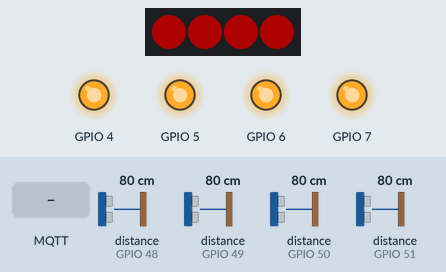
Bench run of a sketch on a simulated ESP32. Shown: 4 RGB LEDs in strip order, left to right, output pins drawn as LEDs (lit = HIGH). The inputs (shaded band) are chosen by the test bench; at power-on: distance to the obstacle (sensors on GPIO 48, GPIO 51, GPIO 49, GPIO 50) 80 cm. Dim RGB values are drawn brighter than linear; WiFi joins after 1.5 s; servers stay silent unless stated; no MQTT or app messages arrive unless stated; what the sketch prints to the serial monitor is not drawn.

Above: at 9.2 s.
9.3 s: distance to the obstacle (sensor on GPIO 48) set to 18 cm
At 10.0 s:
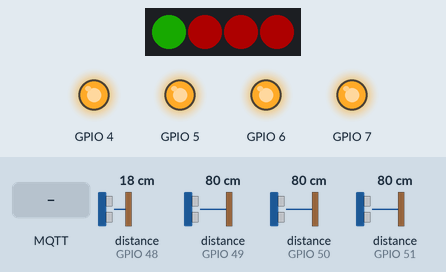
10.9 s: distance to the obstacle (sensor on GPIO 51) set to 18 cm
At 11.5 s:
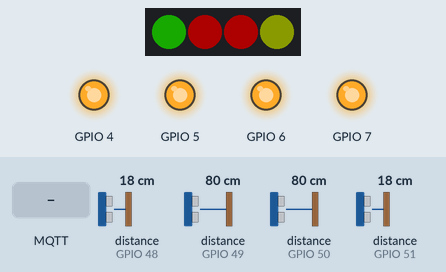
12.7 s: distance to the obstacle (sensor on GPIO 48) set to 250 cm
At 13.9 s:
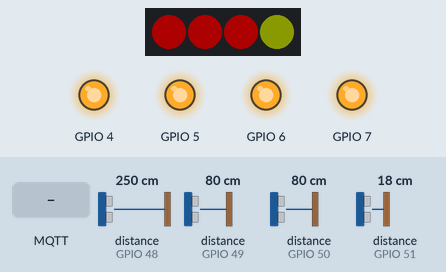
14.2 s: MQTT message "reset" arrives on the first subscribed topic
At 16.15 s:
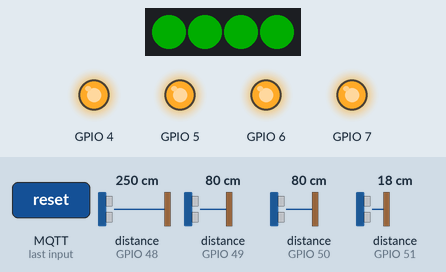
17.2 s: distance to the obstacle (sensor on GPIO 49) set to 18 cm
At 19.8 s:
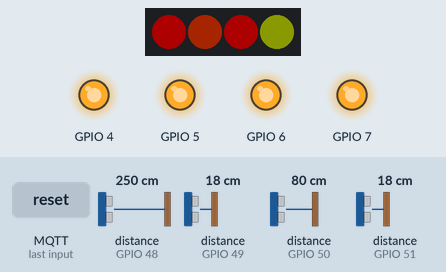
20.2 s: distance to the obstacle (sensor on GPIO 50) set to 35 cm
At 21.9 s:
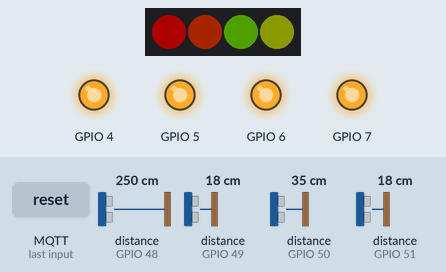
Timing chart, 0 to 23.0 s (numbered marks = the images above; inputs shaded):
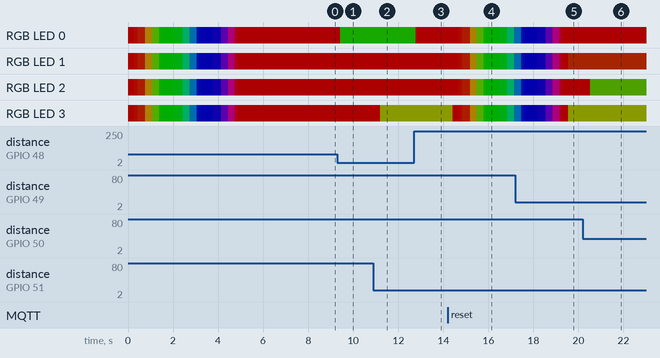

Measured:
- after the input at 9.3 s, RGB LED 0: RGB(50, 0, 0) → RGB(6, 44, 0) after 0.13 s
- after the input at 10.9 s, RGB LED 3: RGB(50, 0, 0) → RGB(23, 26, 0) after 0.30 s
- after the input at 12.7 s, RGB LED 0: RGB(6, 44, 0) → RGB(50, 0, 0) after 0.08 s
- after the input at 20.2 s, RGB LED 2: RGB(50, 0, 0) → RGB(16, 33, 0) after 0.33 s

The sketch:

ToF.ino
```cpp
#include <Wire.h>
#include <Adafruit_VL53L0X.h>
#include <Adafruit_NeoPixel.h>
#include <WiFi.h>
#include <PubSubClient.h>

// === Configuration du ruban LED ===
#define LED_PIN 10
#define NUM_LEDS 4
Adafruit_NeoPixel strip(NUM_LEDS, LED_PIN, NEO_GRBW + NEO_KHZ800);

// === Configuration des capteurs ToF ===
#define TOF_MIN 2.0f
#define TOF_MAX 120.0f
#define GREEN_TOLERANCE 2.0f

bool gameFinished = false;  // Indique si le jeu est terminé
bool resetRequested = false;  // Indique si une commande reset a été reçue

// === Configuration MQTT ===
const char* ssid = "RobotiqueCPE";
const char* password = "AppareilLunaire:DauphinRadio";
const char* mqtt_server = "134.214.51.148";
const char* mqtt_topic_status = "/capteur/ToF/status";
const char* mqtt_topic_cmd = "/capteur/ToF/cmd";

WiFiClient espClient;
PubSubClient client(espClient);

// === Structure pour les broches XSHUT ===
struct TofConfig {
    const int xshutPin;
    const uint8_t address;
    const float targetDistance;    // Distance cible spécifique à chaque capteur
    Adafruit_VL53L0X sensor;
};

// === Configuration des capteurs ===
TofConfig tofs[] = {
    {5, 0x30, 20.0f, Adafruit_VL53L0X()},  // TOF1 - Target 20cm
    {4, 0x31, 30.0f, Adafruit_VL53L0X()},  // TOF2 - Target 30cm
    {7, 0x32, 40.0f, Adafruit_VL53L0X()},  // TOF3 - Target 40cm
    {6, 0x33, 25.0f, Adafruit_VL53L0X()}   // TOF4 - Target 25cm
};

// Connexion Wi-Fi
void setupWiFi() {
  Serial.println("Connexion au Wi-Fi...");
  WiFi.begin(ssid, password);
  while (WiFi.status() != WL_CONNECTED) {
    delay(500);
    Serial.print(".");
  }
  Serial.println("\nConnecté au Wi-Fi !");
}

// Connexion au broker MQTT
void reconnectMQTT() {
  while (!client.connected()) {
    Serial.println("Connexion au broker MQTT...");
    if (client.connect("ToFGame")) { // ID unique pour le client
      Serial.println("Connecté au broker MQTT !");
      // Souscription au topic
      if (client.subscribe(mqtt_topic_cmd)) {
        Serial.println("Souscription au topic de commande réussie.");
      } else {
        Serial.println("Erreur lors de la souscription au topic.");
      }
    } else {
      Serial.print("Échec de connexion, état MQTT : ");
      Serial.println(client.state());
      delay(5000);
    }
  }
}

// Callback MQTT pour traiter les messages reçus
void callback(char* topic, byte* payload, unsigned int length) {
  String message;
  for (int i = 0; i < length; i++) {
    message += (char)payload[i];
  }
  Serial.print("Message reçu sur le topic : ");
  Serial.print(topic);
  Serial.print(" -> ");
  Serial.println(message);

  // Si le message est "reset"
  if (String(topic) == mqtt_topic_cmd && message == "reset") {
    Serial.println("Commande RESET reçue.");
    resetRequested = true;
  }
}

// Fonction pour gérer les capteurs ToF
float handleTofSensor(TofConfig& tof, int ledIndex) {
    VL53L0X_RangingMeasurementData_t measure;
    tof.sensor.rangingTest(&measure, false);
    float distance = 0;

    if (measure.RangeStatus != 4) {
        distance = measure.RangeMilliMeter / 10.0f;
        uint8_t red = 0, green = 0, blue = 0, white = 0;

        // Dégradé progressif basé sur la distance cible
        float maxDeviation = 15.0f;
        float deviation = abs(distance - tof.targetDistance);

        if (deviation <= maxDeviation) {
            float ratio = 1.0 - (deviation / maxDeviation);
            red = (uint8_t)(255 * (1.0 - ratio));
            green = (uint8_t)(255 * ratio);
        } else {
            red = 255;
            green = 0;
        }

        strip.setPixelColor(ledIndex, strip.Color(red, green, blue, white));
    } else {
        strip.setPixelColor(ledIndex, strip.Color(255, 0, 0, 0)); // Rouge si erreur
        distance = -1;
    }
    strip.show();
    return distance;
}

// Fonction pour gérer la victoire
void jeuGagne() {
    for (int i = 0; i < NUM_LEDS; i++) {
        strip.setPixelColor(i, strip.Color(0, 255, 0, 0));  // Vert
    }
    strip.show();
    Serial.println("Jeu gagné ! LEDs vertes.");
    client.publish(mqtt_topic_status, "finish");
    gameFinished = true;
}

// Fonction pour réinitialiser le jeu
void resetSystem() {
    gameFinished = false;
    resetRequested = false;
    Serial.println("Réinitialisation du jeu...");

    // Animation arc-en-ciel
    rainbow(20);

    // Réinitialisation des LEDs
    for (int i = 0; i < NUM_LEDS; i++) {
        strip.setPixelColor(i, strip.Color(0, 0, 0, 0));  // Éteindre toutes les LEDs
    }
    strip.show();

    // Envoi de l'état "waiting"
    client.publish(mqtt_topic_status, "waiting");
    Serial.println("Système en attente.");
}

// Fonction pour l'animation arc-en-ciel
void rainbow(int wait) {
    unsigned long startTime = millis();
    uint16_t hue = 0;
    while (millis() - startTime < 5000) {
        for (int i = 0; i < NUM_LEDS; i++) {
            strip.setPixelColor(i, strip.gamma32(strip.ColorHSV(hue)));
        }
        strip.show();
        hue += 256;
        delay(wait);
    }
}

void setup() {
    Serial.begin(115200);
    Wire.begin(21, 22);

    // Initialisation des LEDs
    strip.begin();
    strip.setBrightness(50);
    strip.show();

    // Animation de démarrage
    rainbow(20);

    // Configuration Wi-Fi et MQTT
    setupWiFi();
    client.setServer(mqtt_server, 1883);
    client.setCallback(callback);

    // Initialisation des capteurs ToF
    for (auto& tof : tofs) {
        pinMode(tof.xshutPin, OUTPUT);
        digitalWrite(tof.xshutPin, LOW);
    }
    delay(300);

    for (auto& tof : tofs) {
        digitalWrite(tof.xshutPin, HIGH);
        delay(300);
        if (!tof.sensor.begin(tof.address)) {
            Serial.print("Erreur : Capteur non initialisé à l'adresse 0x");
            Serial.println(tof.address, HEX);
        }
    }

    Serial.println("\nTOF1\tTOF2\tTOF3\tTOF4");
    Serial.println("-------------------------");
}

void loop() {
    if (!client.connected()) {
        reconnectMQTT();
    }
    client.loop();

    if (resetRequested) {
        resetSystem();
        return;
    }

    if (gameFinished) {
        delay(500);
        return;
    }

    float distances[4];
    bool allInTarget = true;

    for (int i = 0; i < 4; i++) {
        distances[i] = handleTofSensor(tofs[i], i);
        if (distances[i] < tofs[i].targetDistance - GREEN_TOLERANCE ||
            distances[i] > tofs[i].targetDistance + GREEN_TOLERANCE) {
            allInTarget = false;
        }

        if (distances[i] >= 0) {
            Serial.print("TOF");
            Serial.print(i + 1);
            Serial.print(": ");
            Serial.print(distances[i], 1);
            Serial.print("cm (target: ");
            Serial.print(tofs[i].targetDistance);
            Serial.print("cm)\t");
        } else {
            Serial.print("TOF");
            Serial.print(i + 1);
            Serial.print(": ERR\t");
        }
    }
    Serial.println();

    if (allInTarget) {
        jeuGagne();
    }

    delay(200);
}
```
